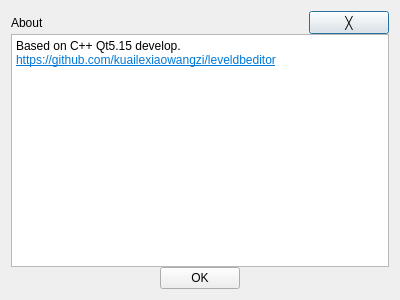
<?xml version="1.0" encoding="UTF-8"?>
<ui version="4.0">
 <class>About</class>
 <widget class="QDialog" name="About">
  <property name="geometry">
   <rect>
    <x>0</x>
    <y>0</y>
    <width>400</width>
    <height>300</height>
   </rect>
  </property>
  <property name="windowTitle">
   <string>About</string>
  </property>
  <layout class="QVBoxLayout" name="verticalLayoutDialog">
   <item>
    <widget class="QWidget" name="widgetBackground" native="true">
     <layout class="QVBoxLayout" name="verticalLayoutBackground">
      <property name="spacing">
       <number>0</number>
      </property>
      <property name="leftMargin">
       <number>0</number>
      </property>
      <property name="topMargin">
       <number>0</number>
      </property>
      <property name="rightMargin">
       <number>0</number>
      </property>
      <property name="bottomMargin">
       <number>0</number>
      </property>
      <item>
       <widget class="QWidget" name="widgetTitleBar" native="true">
        <layout class="QHBoxLayout" name="horizontalLayoutTitleBar">
         <property name="leftMargin">
          <number>0</number>
         </property>
         <property name="topMargin">
          <number>0</number>
         </property>
         <property name="rightMargin">
          <number>0</number>
         </property>
         <property name="bottomMargin">
          <number>0</number>
         </property>
         <item>
          <widget class="QLabel" name="labelTitle">
           <property name="text">
            <string>About</string>
           </property>
          </widget>
         </item>
         <item>
          <spacer name="horizontalSpacerTitleBar">
           <property name="orientation">
            <enum>Qt::Horizontal</enum>
           </property>
           <property name="sizeHint" stdset="0">
            <size>
             <width>257</width>
             <height>20</height>
            </size>
           </property>
          </spacer>
         </item>
         <item>
          <widget class="QPushButton" name="pushButtonClose">
           <property name="sizePolicy">
            <sizepolicy hsizetype="Minimum" vsizetype="Fixed">
             <horstretch>0</horstretch>
             <verstretch>0</verstretch>
            </sizepolicy>
           </property>
           <property name="text">
            <string>╳</string>
           </property>
          </widget>
         </item>
        </layout>
       </widget>
      </item>
      <item>
       <widget class="QTextBrowser" name="textBrowserContent">
        <property name="focusPolicy">
         <enum>Qt::NoFocus</enum>
        </property>
        <property name="html">
         <string>&lt;!DOCTYPE HTML PUBLIC &quot;-//W3C//DTD HTML 4.0//EN&quot; &quot;http://www.w3.org/TR/REC-html40/strict.dtd&quot;&gt;
&lt;html&gt;&lt;head&gt;&lt;meta name=&quot;qrichtext&quot; content=&quot;1&quot; /&gt;&lt;meta charset=&quot;utf-8&quot; /&gt;&lt;style type=&quot;text/css&quot;&gt;
p, li { white-space: pre-wrap; }
hr { height: 1px; border-width: 0; }
li.unchecked::marker { content: &quot;\2610&quot;; }
li.checked::marker { content: &quot;\2612&quot;; }
&lt;/style&gt;&lt;/head&gt;&lt;body style=&quot; font-family:'Microsoft YaHei UI'; font-size:9pt; font-weight:400; font-style:normal;&quot;&gt;
&lt;p style=&quot; margin-top:0px; margin-bottom:0px; margin-left:0px; margin-right:0px; -qt-block-indent:0; text-indent:0px;&quot;&gt;&lt;span style=&quot; font-size:12px;&quot;&gt;Based on C++ Qt5.15 develop.&lt;/span&gt;&lt;/p&gt;
&lt;p style=&quot; margin-top:0px; margin-bottom:0px; margin-left:0px; margin-right:0px; -qt-block-indent:0; text-indent:0px;&quot;&gt;&lt;a href=&quot;https://github.com/kuailexiaowangzi/leveldbeditor&quot;&gt;&lt;span style=&quot; font-size:12px; text-decoration: underline; color:#0078d7;&quot;&gt;https://github.com/kuailexiaowangzi/leveldbeditor&lt;/span&gt;&lt;/a&gt;&lt;/p&gt;&lt;/body&gt;&lt;/html&gt;</string>
        </property>
        <property name="openLinks">
         <bool>false</bool>
        </property>
       </widget>
      </item>
      <item>
       <layout class="QHBoxLayout" name="horizontalLayoutOk">
        <property name="bottomMargin">
         <number>0</number>
        </property>
        <item>
         <spacer name="horizontalSpacerOkLeft">
          <property name="orientation">
           <enum>Qt::Horizontal</enum>
          </property>
          <property name="sizeHint" stdset="0">
           <size>
            <width>40</width>
            <height>20</height>
           </size>
          </property>
         </spacer>
        </item>
        <item>
         <widget class="QPushButton" name="pushButtonOk">
          <property name="text">
           <string>OK</string>
          </property>
         </widget>
        </item>
        <item>
         <spacer name="horizontalSpacerOkRight">
          <property name="orientation">
           <enum>Qt::Horizontal</enum>
          </property>
          <property name="sizeHint" stdset="0">
           <size>
            <width>40</width>
            <height>20</height>
           </size>
          </property>
         </spacer>
        </item>
       </layout>
      </item>
     </layout>
    </widget>
   </item>
  </layout>
 </widget>
 <resources/>
 <connections/>
</ui>
